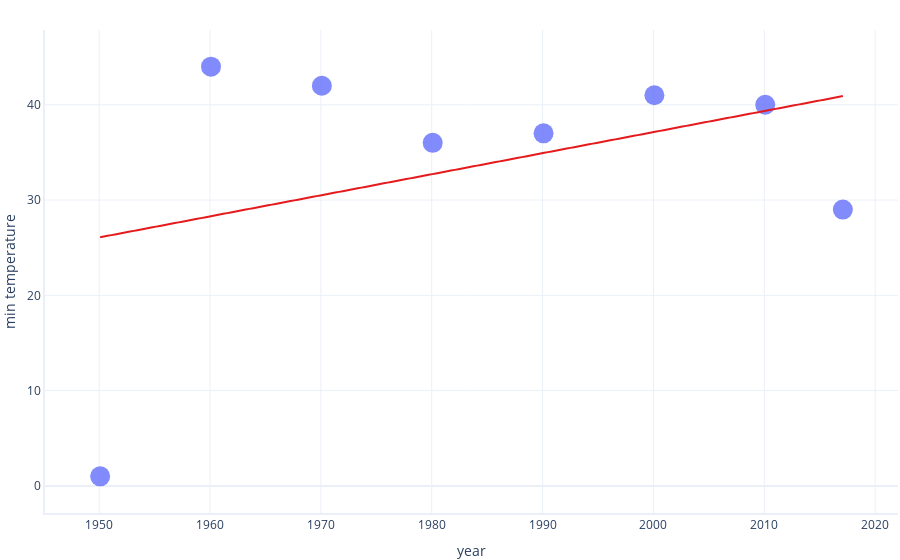

The notebook cell this image was saved under:
### Markdown cell above
Difference in action
Lets fit the model

### Code cell
from microsoft_custom_linear_regressor import MicrosoftCustomLinearRegressor
import graphing


# Fit a model by using sum of square differences

model = MicrosoftCustomLinearRegressor().fit(X=dataset.year,
y=dataset.min_temperature,
cost_function=sum_of_square_differences)

# graph the model

graphing.scatter_2D(dataset, label_x='year', label_y='min_temperature', trendline=model.predict)
